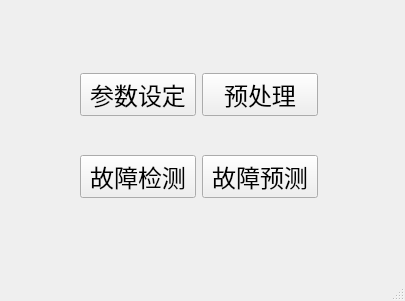
<?xml version="1.0" encoding="UTF-8"?>
<ui version="4.0">
 <class>MainWindow</class>
 <widget class="QMainWindow" name="MainWindow">
  <property name="geometry">
   <rect>
    <x>0</x>
    <y>0</y>
    <width>405</width>
    <height>301</height>
   </rect>
  </property>
  <property name="windowTitle">
   <string>训练</string>
  </property>
  <widget class="QWidget" name="centralwidget">
   <widget class="QWidget" name="verticalLayoutWidget">
    <property name="geometry">
     <rect>
      <x>80</x>
      <y>40</y>
      <width>238</width>
      <height>191</height>
     </rect>
    </property>
    <layout class="QVBoxLayout" name="verticalLayout_2">
     <property name="spacing">
      <number>6</number>
     </property>
     <property name="bottomMargin">
      <number>0</number>
     </property>
     <item>
      <layout class="QHBoxLayout" name="horizontalLayout_2">
       <item>
        <widget class="QPushButton" name="paramButton">
         <property name="font">
          <font>
           <pointsize>18</pointsize>
          </font>
         </property>
         <property name="text">
          <string>参数设定</string>
         </property>
        </widget>
       </item>
       <item>
        <widget class="QPushButton" name="preproButton">
         <property name="font">
          <font>
           <pointsize>18</pointsize>
          </font>
         </property>
         <property name="text">
          <string>预处理</string>
         </property>
        </widget>
       </item>
      </layout>
     </item>
     <item>
      <layout class="QHBoxLayout" name="horizontalLayout">
       <item>
        <widget class="QPushButton" name="detectButton">
         <property name="font">
          <font>
           <pointsize>18</pointsize>
          </font>
         </property>
         <property name="text">
          <string>故障检测</string>
         </property>
        </widget>
       </item>
       <item>
        <widget class="QPushButton" name="predictButton">
         <property name="font">
          <font>
           <pointsize>18</pointsize>
          </font>
         </property>
         <property name="text">
          <string>故障预测</string>
         </property>
        </widget>
       </item>
      </layout>
     </item>
    </layout>
   </widget>
  </widget>
  <widget class="QStatusBar" name="statusbar"/>
 </widget>
 <resources/>
 <connections/>
</ui>
